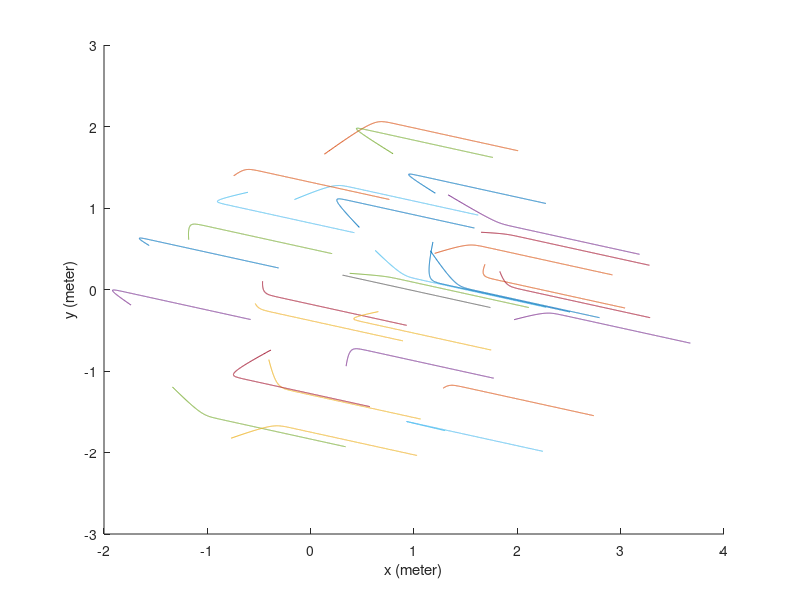
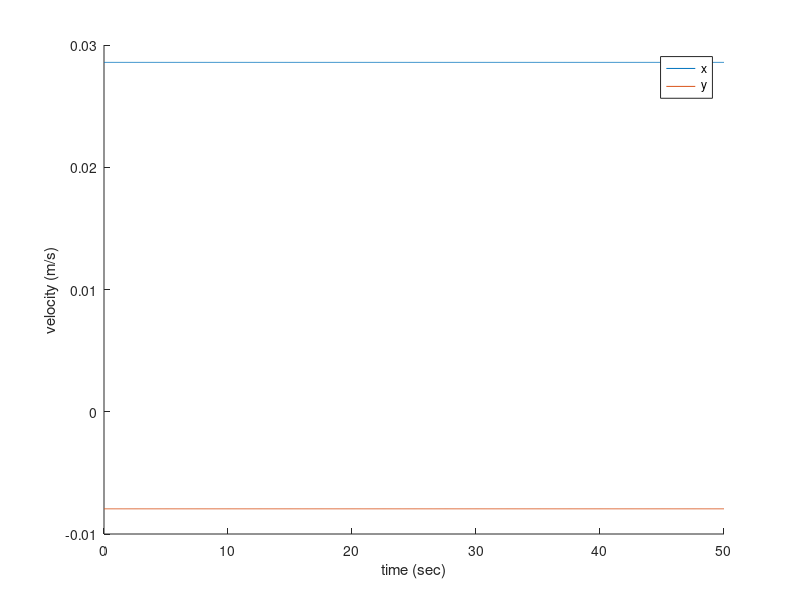

These charts were generated, in order, by the following MATLAB code: (Note: this script raises an error after producing the figures.)
close all; clear all; clc;

rng(1337); % set seed

N = 30; k = 10;
T = 50; dt = 0.02;
K = ones(N, N);
R = 0.1.*ones(N, N);
% initial state
xmin = -2; xmax = 2;
vmin = -0.5; vmax = 0.5;
xs = xmin + (xmax - xmin).*rand(N,2);
vs = vmin + (vmax - vmin).*rand(N,2);
state = [xs, vs];

%% (a) fully-connected network
t_history = [];
state_history = {};
com_history = [];
for t = 0:dt:T
    % control inputs
    state_dot = zeros(N,4);
    for i = 1:N
        xi_dot = state(i,3:4);
        vi_dot = zeros(1,2);
        for j = 1:N
            vi_dot = vi_dot + K(i,j)/N.*(state(j,3:4) - state(i,3:4));
        end
        state_dot(i,1:2) = xi_dot;
        state_dot(i,3:4) = vi_dot;
    end
    % save for later
    t_history = [t_history; t];
    state_history{end + 1} = state;
    com_history = [com_history; mean(state)];
    % run system for dt
    state = state + dt.*state_dot;
end

figure('name', 'trajectories');
hold on;
% plot individual trajectories
for i = 1:N
    pos = [];
    for t = 1:length(state_history)
        pos = [pos; state_history{t}(i,1:2)];
    end
    plot(pos(:,1),pos(:,2));
end
% plot COM trajectory
plot(com_history(:,1),com_history(:,2),'--k');
xlabel('x (meter)');
ylabel('y (meter)');

figure('name', 'COM velocity');
hold on;
plot(t_history, com_history(:,3));
plot(t_history, com_history(:,4));
legend('x', 'y');
xlabel('time (sec)');
ylabel('velocity (m/s)');

%% (b) locally-connected network
t_history = [];
state_history = {};
com_history = [];
for t = 0:dt:T
    % distance between agents
    dij = zeros(N,N);
    for i = 1:N
        for j = 1:N
            dij(i,j) = sqrt(sum((state(i,1:2) - state(j,1:2)).^2));
        end
    end
    % control inputs
    state_dot = zeros(N,4);
    for i = 1:N
        xi_dot = state(i,3:4);
        vi_dot = zeros(1,2);
        dist2js = zeros(N,1);
        [vals, idxs] = mink(dij(i,:),k+1);
        for j = idxs 
            vi_dot = vi_dot + K(i,j)/N.*(state(j,3:4) - state(i,3:4));
        end
        state_dot(i,1:2) = xi_dot;
        state_dot(i,3:4) = vi_dot;
    end
    % save for later
    t_history = [t_history; t];
    state_history{end + 1} = state;
    com_history = [com_history; mean(state)];
    % run system for dt
    state = state + dt.*state_dot;
end

figure('name', 'trajectories');
hold on;
% plot individual trajectories
for i = 1:N
    pos = [];
    for t = 1:length(state_history)
        pos = [pos; state_history{t}(i,1:2)];
    end
    plot(pos(:,1),pos(:,2));
end
% plot COM trajectory
plot(com_history(:,1),com_history(:,2),'--k');
xlabel('x (meter)');
ylabel('y (meter)');

figure('name', 'COM velocity');
hold on;
plot(t_history, com_history(:,3));
plot(t_history, com_history(:,4));
legend('x', 'y');
xlabel('time (sec)');
ylabel('velocity (m/s)');

%% (c) locally-connected network (with repulsive force)
t_history = [];
state_history = {};
com_history = [];
for t = 0:dt:T
    % distance between agents
    dij = zeros(N,N);
    for i = 1:N
        for j = 1:N
            dij(i,j) = sqrt(sum((state(i,1:2) - state(j,1:2)).^2));
        end
    end
    % control inputs
    state_dot = zeros(N,4);
    for i = 1:N
        xi_dot = state(i,3:4);
        vi_dot = zeros(1,2);
        dist2js = zeros(N,1);
        [vals, idxs] = mink(dij(i,:),k+1);
        for j = idxs 
            flocking_force = K(i,j)/N.*(state(j,3:4) - state(i,3:4));
            dist = sqrt(sum((state(i,1:2) - state(j,1:2)).^2));
            if dist < 1e-2
                repulsive_force = 0;
            else
                repulsive_force = 0.1/dist/(R(i,j) + dist)/N.*(state(i,1:2) - state(j,1:2));
            end
            vi_dot = vi_dot + flocking_force + repulsive_force;
        end
        state_dot(i,1:2) = xi_dot;
        state_dot(i,3:4) = vi_dot;
    end
    % save for later
    t_history = [t_history; t];
    state_history{end + 1} = state;
    com_history = [com_history; mean(state)];
    % run system for dt
    state = state + dt.*state_dot;
end

figure('name', 'trajectories');
hold on;
% plot individual trajectories
for i = 1:N
    pos = [];
    for t = 1:length(state_history)
        pos = [pos; state_history{t}(i,1:2)];
    end
    plot(pos(:,1),pos(:,2));
end
% plot COM trajectory
plot(com_history(:,1),com_history(:,2),'--k');
xlabel('x (meter)');
ylabel('y (meter)');

figure('name', 'COM velocity');
hold on;
plot(t_history, com_history(:,3));
plot(t_history, com_history(:,4));
legend('x', 'y');
xlabel('time (sec)');
ylabel('velocity (m/s)');